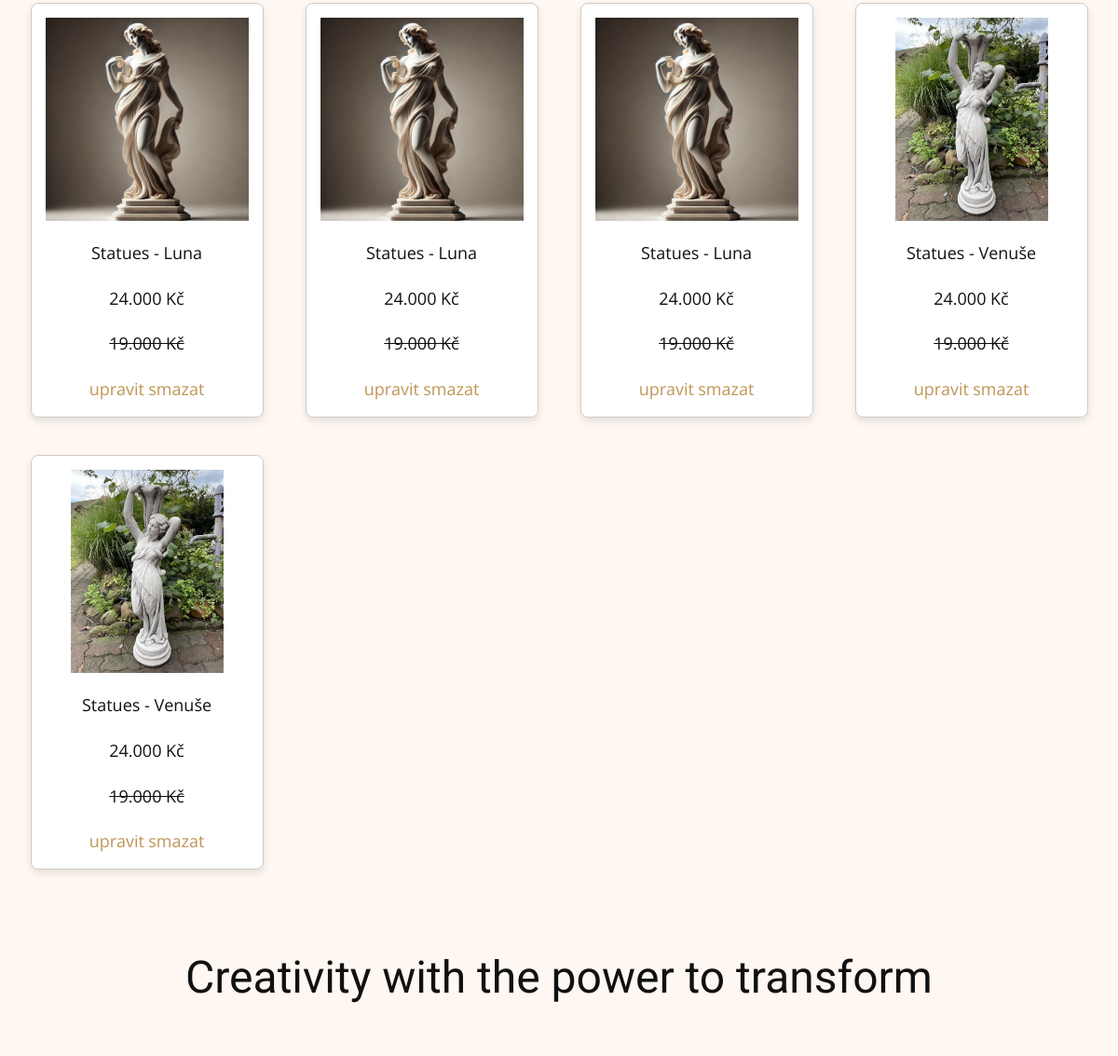
Page /advertisement/ (middle part) on the earlier database version.
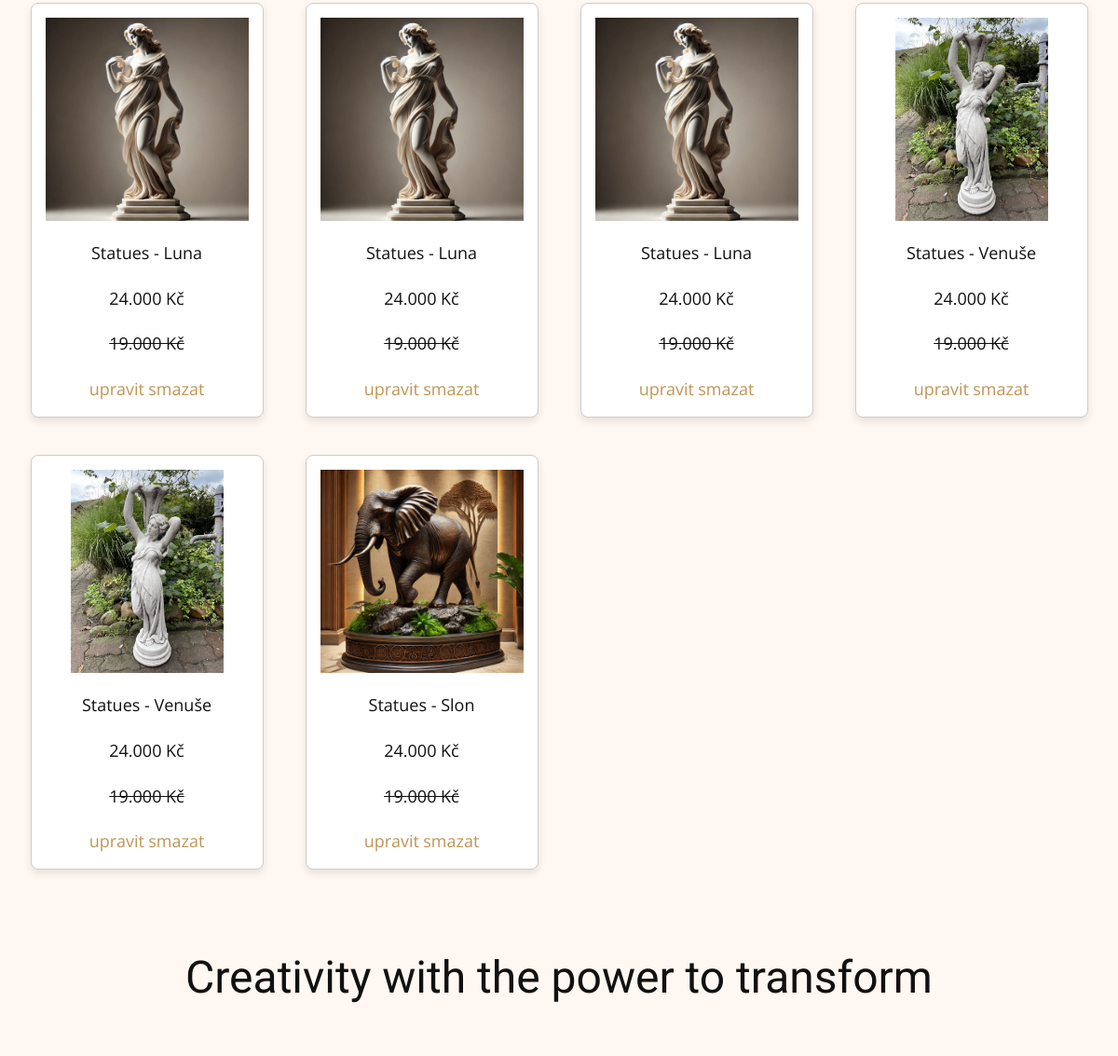
Same page on the later database version.
### viewer/models.py (models this page shows, shortened)
class Advertisement(Model):
    name = CharField(max_length=128)
    user = ForeignKey(User, on_delete=models.DO_NOTHING)
    category = ForeignKey(Category, on_delete=models.DO_NOTHING)
    description = TextField()
    photo = models.ImageField(upload_to='photos/')

class Category(Model):
    name = CharField(max_length=128)
    def __str__(self):
        return f"{self.name}"

### viewer/views.py (the view)
# urls.py: path('advertisement/', AdvertisementView.as_view(), name='advertisement'),
class AdvertisementView(TemplateView):
    template_name = 'advertisement.html'
    extra_context = {'advertisements': Advertisement.objects.all()}

### viewer/templates/advertisement.html (shortened to what this page needs)
{% extends "base.html" %}
{% load static %}
{% block content %}
<link rel="stylesheet" type="text/css" href="{% static 'style.css' %}">
    <a href="{% url 'advertisement_add' %}"><h3>Přidat inzerát</h3></a><br><br>
<div class="advertisement-container">
    {% for advertisement in advertisements %}
        <div class="u-align-center u-container-style u-list-item u-repeater-item u-shape-rectangle u-video-cover u-white">
            <div class="u-container-layout u-similar-container u-container-layout-2">
                {% if advertisement.photo %}
                    <img class="u-expanded-width u-image u-image-default u-image-2" alt="" data-image-width="2000" data-image-height="1330" src="{{ advertisement.photo.url }}" style="max-width: 100%; height: auto; display: block; margin: 0 auto;">
                {% else %}
                    <p>No image available</p>
                {% endif %}
                <p class="u-align-center u-text u-text-5">{{ advertisement.category }} - {{ advertisement.name }}</p>
                <p class="u-align-center u-text u-text-6">24.000 Kč</p>
                <p class="u-align-center u-text u-text-7"><del>19.000 Kč</del></p>
                <a href="{% url 'advertisement_update' advertisement.pk %}">upravit</a>
                <a href="{% url 'advertisement_delete' advertisement.pk %}">smazat</a>
            </div>
        </div>
    {% endfor %}
</div>
{% endblock %}

Differences in the rows shown:
added Advertisement: photo (picture), category "Statues", name "Slon"
